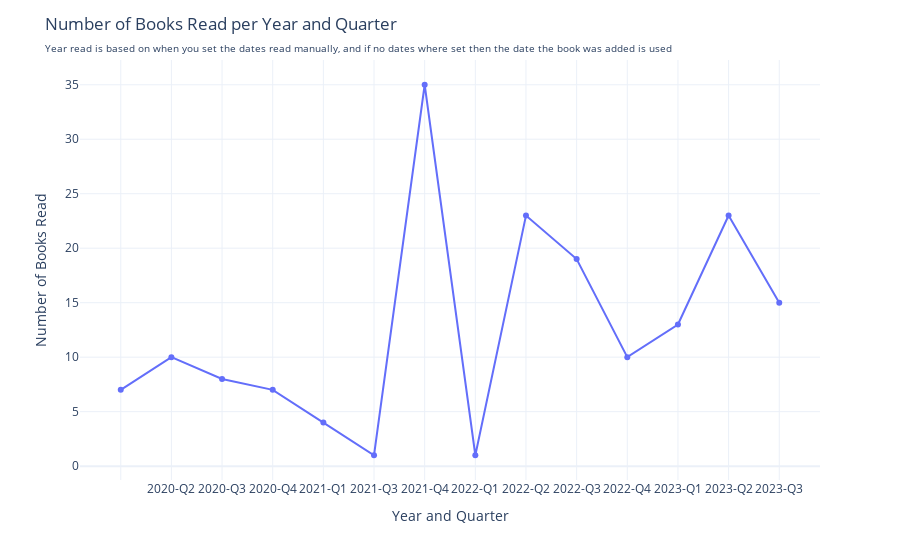

This figure's notebook cell:
### Markdown cell above
# Vizualising timeline of books read.

### Code cell
from apps.viz import viz_year_read
viz_year_read(myreads).show()

### Figure 1 — Plotly figure (JSON) as saved in the notebook; plotly's stock layout.template omitted (floating-point values rounded to 4 significant figures)
{"data": [{"hovertemplate": "Year_Quarter=%{x}<br>Books Read=%{y}<extra></extra>", "legendgroup": "", "line": {"color": "#636efa", "dash": "solid"}, "marker": {"symbol": "circle"}, "mode": "lines+markers", "name": "", "orientation": "v", "showlegend": false, "type": "scatter", "x": ["", "2020-Q2", "2020-Q3", "2020-Q4", "2021-Q1", "2021-Q3", "2021-Q4", "2022-Q1", "2022-Q2", "2022-Q3", "2022-Q4", "2023-Q1", "2023-Q2", "2023-Q3"], "xaxis": "x", "y": [7, 10, 8, 7, 4, 1, 35, 1, 23, 19, 10, 13, 23, 15], "yaxis": "y"}], "layout": {"legend": {"tracegroupgap": 0}, "margin": {"t": 60}, "showlegend": false, "title": {"text": "Number of Books Read per Year and Quarter<span style=\"font-size: 10px;\"><br>Year read is based on when you set the dates read manually, and if no dates where set then the date the book was added is used</span>"}, "xaxis": {"anchor": "y", "domain": [0, 1], "title": {"text": "Year and Quarter"}}, "yaxis": {"anchor": "x", "domain": [0, 1], "title": {"text": "Number of Books Read"}}}}
